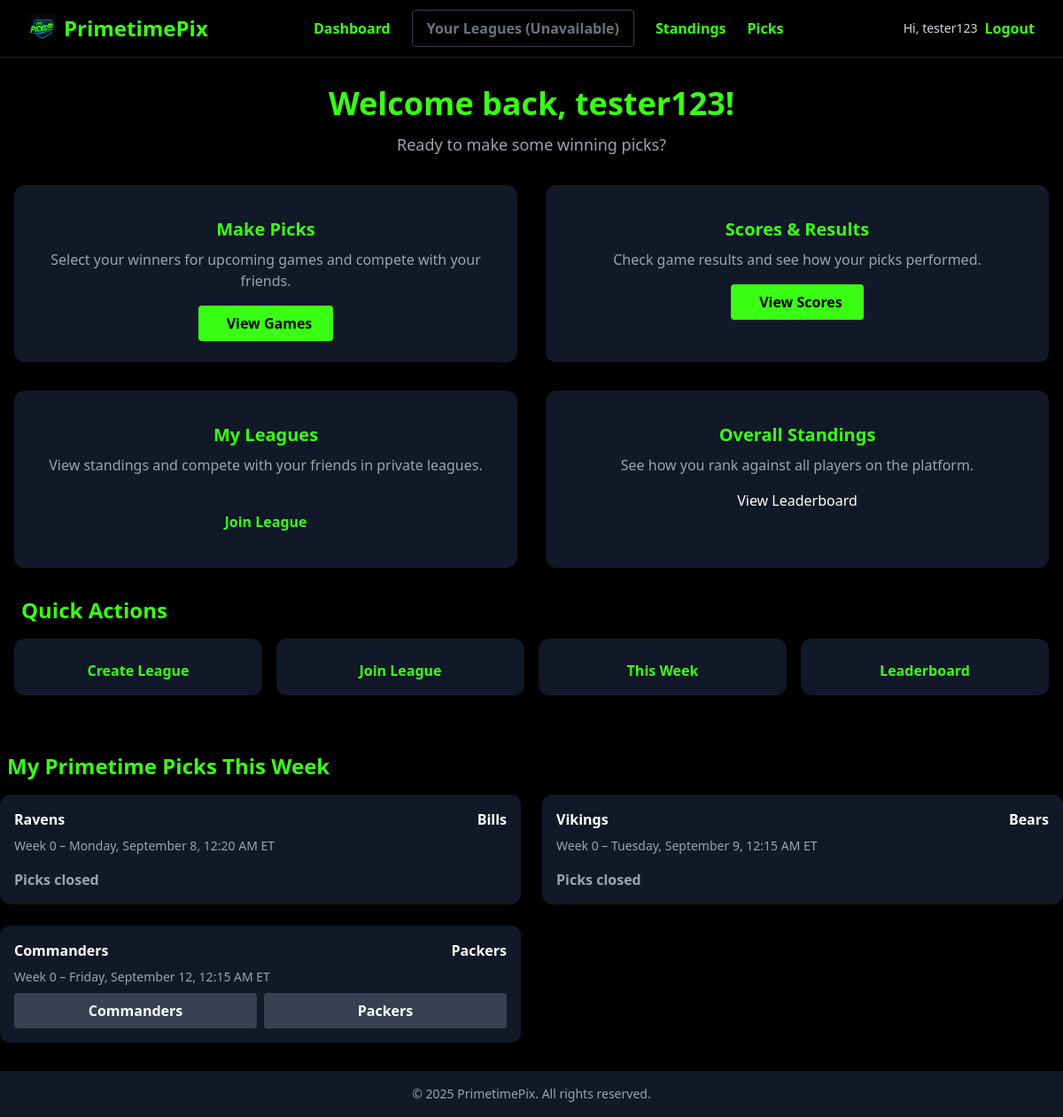
The app's page /users/dashboard/ (signed in), older data.
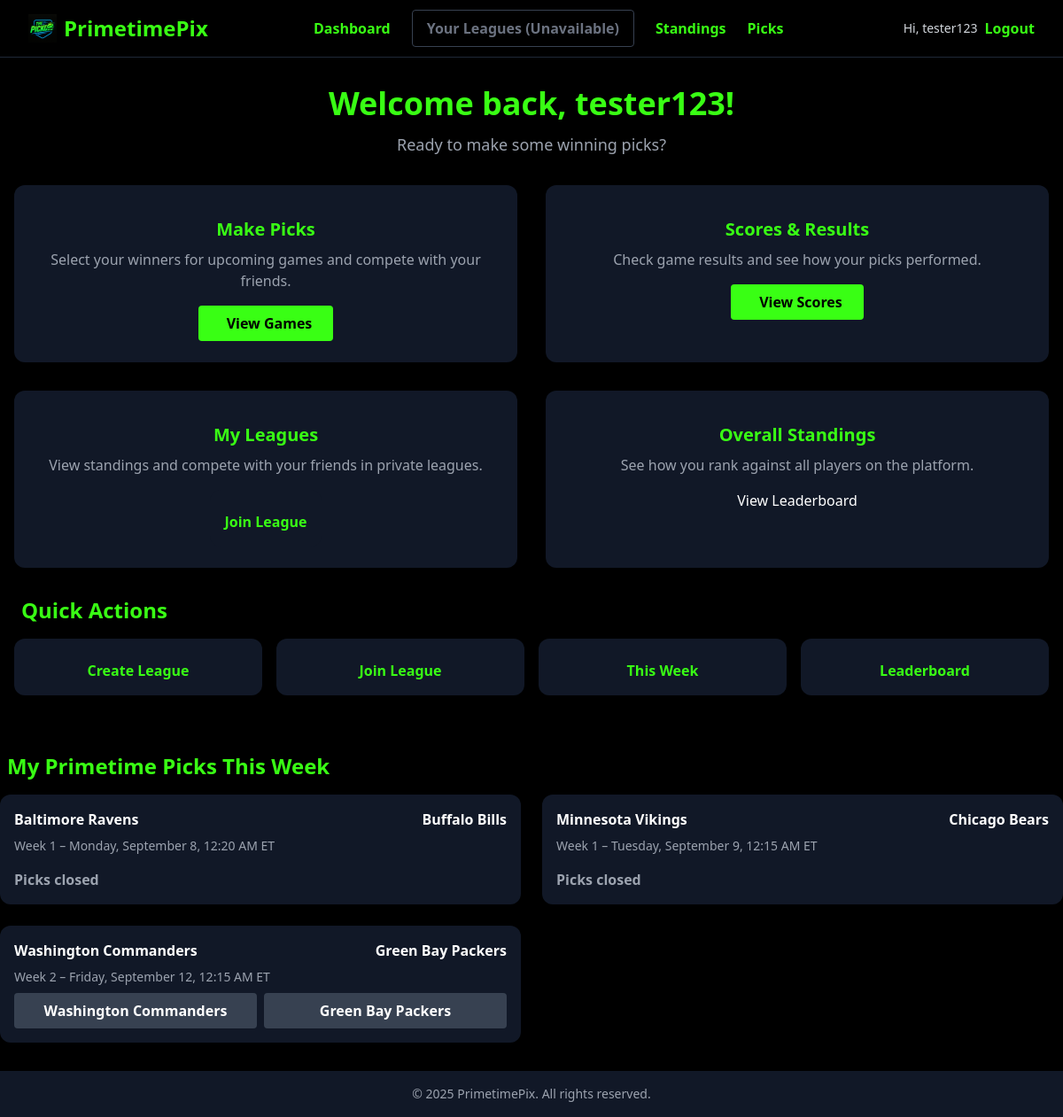
The same page, newer data.
### apps/games/models.py (models this page shows, shortened)
class Game(models.Model):
    SPORT_CHOICES = [
        ('NFL', 'National Football League'),
    ]
    STATUS_CHOICES = [
        ('scheduled', 'Scheduled'),
        ('in_progress', 'In Progress'),
        ('final', 'Final'),
        ('cancelled', 'Cancelled'),
    ]
    GAME_TYPE_CHOICES = [
        ('regular', 'Regular Season'),
        ('playoff', 'Playoff'),
        ('superbowl', 'Super Bowl'),
        ('wildcard', 'Wild Card'),
        ('divisional', 'Divisional'),
        ('conference', 'Conference Championship'),
    ]
    TEAM_LOGOS = {
        'Cardinals': 'https://a.espncdn.com/i/teamlogos/nfl/500/ari.png',
        'Falcons': 'https://a.espncdn.com/i/teamlogos/nfl/500/atl.png',
        'Ravens': 'https://a.espncdn.com/i/teamlogos/nfl/500/bal.png',
        'Bills': 'https://a.espncdn.com/i/teamlogos/nfl/500/buf.png',
        'Panthers': 'https://a.espncdn.com/i/teamlogos/nfl/500/car.png',
        'Bears': 'https://a.espncdn.com/i/teamlogos/nfl/500/chi.png',
        'Bengals': 'https://a.espncdn.com/i/teamlogos/nfl/500/cin.png',
        'Browns': 'https://a.espncdn.com/i/teamlogos/nfl/500/cle.png',
        'Cowboys': 'https://a.espncdn.com/i/teamlogos/nfl/500/dal.png',
        'Broncos': 'https://a.espncdn.com/i/teamlogos/nfl/500/den.png',
        'Lions': 'https://a.espncdn.com/i/teamlogos/nfl/500/det.png',
        'Packers': 'https://a.espncdn.com/i/teamlogos/nfl/500/gb.png',
        'Texans': 'https://a.espncdn.com/i/teamlogos/nfl/500/hou.png',
        'Colts': 'https://a.espncdn.com/i/teamlogos/nfl/500/ind.png',
        'Jaguars': 'https://a.espncdn.com/i/teamlogos/nfl/500/jax.png',
        'Chiefs': 'https://a.espncdn.com/i/teamlogos/nfl/500/kc.png',
        'Raiders': 'https://a.espncdn.com/i/teamlogos/nfl/500/lv.png',
        'Chargers': 'https://a.espncdn.com/i/teamlogos/nfl/500/lac.png',
        'Rams': 'https://a.espncdn.com/i/teamlogos/nfl/500/lar.png',
        'Dolphins': 'https://a.espncdn.com/i/teamlogos/nfl/500/mia.png',
        'Vikings': 'https://a.espncdn.com/i/teamlogos/nfl/500/min.png',
        'Patriots': 'https://a.espncdn.com/i/teamlogos/nfl/500/ne.png',
        'Saints': 'https://a.espncdn.com/i/teamlogos/nfl/500/no.png',
        'Giants': 'https://a.espncdn.com/i/teamlogos/nfl/500/nyg.png',
        'Jets': 'https://a.espncdn.com/i/teamlogos/nfl/500/nyj.png',
        'Eagles': 'https://a.espncdn.com/i/teamlogos/nfl/500/phi.png',
        'Steelers': 'https://a.espncdn.com/i/teamlogos/nfl/500/pit.png',
        '49ers': 'https://a.espncdn.com/i/teamlogos/nfl/500/sf.png',
        'Seahawks': 'https://a.espncdn.com/i/teamlogos/nfl/500/sea.png',
        'Buccaneers': 'https://a.espncdn.com/i/teamlogos/nfl/500/tb.png',
        'Titans': 'https://a.espncdn.com/i/teamlogos/nfl/500/ten.png',
        'Commanders': 'https://a.espncdn.com/i/teamlogos/nfl/500/wsh.png',
        'Washington': 'https://a.espncdn.com/i/teamlogos/nfl/500/wsh.png',
    }
    game_id = models.CharField(max_length=100, unique=True, default="default_game_id")
    season = models.IntegerField()
    week = models.IntegerField()
    game_type = models.CharField(max_length=20, choices=GAME_TYPE_CHOICES, default='regular')
    start_time = models.DateTimeField(db_index=True)
    home_team = models.CharField(max_length=50)
    away_team = models.CharField(max_length=50)
    home_score = models.IntegerField(null=True, blank=True)
    away_score = models.IntegerField(null=True, blank=True)
    status = models.CharField(max_length=20, choices=STATUS_CHOICES, default='scheduled')
    created_at = models.DateTimeField(auto_now_add=True)
    updated_at = models.DateTimeField(auto_now=True)
    class Meta:
        ordering = ['start_time']
    @property
    def start_time_et(self):
        if not self.start_time:
            return None
        eastern = pytz.timezone('US/Eastern')
        dt = self.start_time
        if timezone.is_naive(dt):
            dt = pytz.UTC.localize(dt)
        return dt.astimezone(eastern)
    @property
    def has_started(self):
        dt = self.start_time
        if timezone.is_naive(dt):
            dt = pytz.UTC.localize(dt)
        return timezone.now() >= dt
    @property
    def is_primetime(self):
        if not self.start_time:
            return False
        if self.game_type in ['playoff', 'wildcard', 'divisional', 'conference', 'superbowl']:
            return True
        et_time = self.start_time_et
        if not et_time:
            return False
        game_date = et_time.date()
        game_time = et_time.time()
        weekday = et_time.weekday()
        if self._is_holiday_game(game_date):
            return True
        if weekday == 3 and game_time >= time(19, 0):
            return True
        if weekday == 6 and game_time >= time(20, 0):
            return True
        if weekday == 0 and game_time >= time(19, 0):
            return True
        if weekday == 5 and game_time >= time(16, 30):
            return True
        return False
    def _is_holiday_game(self, game_date):
        year = game_date.year
        thanksgiving = self._get_thanksgiving_date(year)
        if game_date == thanksgiving:
            return True
        if game_date.month == 12 and game_date.day in [24, 25, 31]:
            return True
        if game_date.month == 1 and game_date.day == 1:
            return True
        return False
    def _get_thanksgiving_date(self, year):
        nov1 = date(year, 11, 1)
        days_until_thursday = (3 - nov1.weekday()) % 7
        first_thursday = nov1 + timedelta(days=days_until_thursday)
        return first_thursday + timedelta(weeks=3)
    def can_make_picks(self):
        return not self.has_started

### apps/users/views.py (the view)
# urls.py: path('dashboard/', views.dashboard, name='dashboard'),
@login_required
def dashboard(request):
    user = request.user
    leagues = user.leagues.all()
    league = leagues.first() if leagues.exists() else None
    current_week_start, current_week_end = get_current_week_dates()
    primetime_games = Game.objects.filter(
        start_time__date__gte=current_week_start,
        start_time__date__lte=current_week_end,
    ).order_by("week", "start_time")
    primetime_games = [g for g in primetime_games if is_primetime_game(g)]
    user_picks_qs = Pick.objects.filter(user=user, game__in=primetime_games).select_related("game")
    picks_dict = {p.game.id: p for p in user_picks_qs}
    for game in primetime_games:
        game.user_pick = picks_dict.get(game.id)
        game.locked = not game.can_make_picks()
    context = {
        'user': user,
        'league': league,
        'primetime_games': primetime_games,
    }
    return render(request, 'user_dashboard.html', context)

### apps/games/utils.py (called while the page is built)
def get_current_week_dates():
    today = timezone.now().date()
    days_since_monday = today.weekday()
    week_start = today - timedelta(days=days_since_monday)
    week_end = week_start + timedelta(days=6)
    return week_start, week_end

def is_primetime_game(game):
    try:
        if hasattr(game, 'is_primetime'):
            return game.is_primetime
        eastern = pytz.timezone('US/Eastern')
        et_time = game.start_time.astimezone(eastern)
        return et_time.time() >= PRIMETIME_START
    except (AttributeError, TypeError):
        return False

### apps/picks/context_processors.py (called while the page is built)
def user_leagues(request):
    if request.user.is_authenticated:
        leagues = League.objects.filter(is_approved=True, members=request.user)
        return {'user_leagues': leagues}
    return {'user_leagues': []}

### apps/users/templates/user_dashboard.html (shortened to what this page needs)
{% extends 'nflpix/base.html' %}
{% block content %}
<div class="max-w-7xl mx-auto px-4 py-8">
  <div class="text-center mb-8">
    <h1 class="text-4xl font-extrabold text-neon mb-3 font-orbitron">
      Welcome back, {{ user.username }}!
    </h1>
    <p class="text-lg text-gray-400">Ready to make some winning picks?</p>
  </div>
  <div class="grid grid-cols-1 md:grid-cols-2 gap-8 mb-8">
    <div class="bg-gray-900 rounded-xl shadow-neon p-6 flex flex-col items-center text-center">
      <h5 class="text-xl font-bold text-neon mb-2">Make Picks</h5>
      <p class="text-gray-400 mb-4">Select your winners for upcoming games and compete with your friends.</p>
      <a href="{% url 'schedule' %}" class="bg-neon text-black font-bold px-6 py-2 rounded hover:bg-green-400 transition flex items-center justify-center">
        View Games
      </a>
    </div>
    <div class="bg-gray-900 rounded-xl shadow-neon p-6 flex flex-col items-center text-center">
      <h5 class="text-xl font-bold text-neon mb-2">Scores & Results</h5>
      <p class="text-gray-400 mb-4">Check game results and see how your picks performed.</p>
      <a href="{% url 'view_score' %}" class="bg-neon text-black font-bold px-6 py-2 rounded hover:bg-green-400 transition flex items-center justify-center">
        View Scores
      </a>
    </div>
    <div class="bg-gray-900 rounded-xl shadow-neon p-6 flex flex-col items-center text-center">
      <h5 class="text-xl font-bold text-neon mb-2">My Leagues</h5>
      <p class="text-gray-400 mb-4">View standings and compete with your friends in private leagues.</p>
      {% if league %}
        <a href="{% url 'league_detail_no_id' %}" class="bg-neon text-black font-bold px-6 py-2 rounded hover:bg-green-400 transition flex items-center justify-center">
          <i class="fas fa-list mr-2"></i>View Leagues
        </a>
      {% else %}
        <a href="{% url 'league_detail_no_id' %}" class="bg-gray-900 rounded-xl shadow-neon p-4 flex flex-col items-center hover:bg-gray-800 transition">
          <span class="text-neon font-semibold">Join League</span>
        </a>
      {% endif %}
    </div>
    <div class="bg-gray-900 rounded-xl shadow-neon p-6 flex flex-col items-center text-center">
      <h5 class="text-xl font-bold text-neon mb-2">Overall Standings</h5>
      <p class="text-gray-400 mb-4">See how you rank against all players on the platform.</p>
        View Leaderboard
    </div>
  </div>
  <div class="mb-8">
    <h3 class="text-neon text-2xl font-bold mb-4 flex items-center">
      Quick Actions
    </h3>
    <div class="grid grid-cols-2 md:grid-cols-4 gap-4">
      <a href="{% url 'league_create_request' %}" class="bg-gray-900 rounded-xl shadow-neon p-4 flex flex-col items-center hover:bg-gray-800 transition">
        <span class="text-neon font-semibold">Create League</span>
      </a>
      <a href="{% url 'league_detail_no_id' %}" class="bg-gray-900 rounded-xl shadow-neon p-4 flex flex-col items-center hover:bg-gray-800 transition">
        <span class="text-neon font-semibold">Join League</span>
      </a>
      <a href="{% url 'schedule' %}" class="bg-gray-900 rounded-xl shadow-neon p-4 flex flex-col items-center hover:bg-gray-800 transition">
        <span class="text-neon font-semibold">This Week</span>
      </a>
      <a href="{% url 'general_standings' %}" class="bg-gray-900 rounded-xl shadow-neon p-4 flex flex-col items-center hover:bg-gray-800 transition">
        <span class="text-neon font-semibold">Leaderboard</span>
      </a>
    </div>
  </div>
</div>
<div class="mb-8">
  <h3 class="text-neon text-2xl font-bold mb-4 flex items-center">
    My Primetime Picks This Week
  </h3>
  {% if primetime_games %}
  <div class="grid grid-cols-1 md:grid-cols-2 gap-6">
    {% for game in primetime_games %}
    <div class="bg-gray-900 rounded-xl shadow-neon p-4 flex flex-col">
      <div class="flex justify-between items-center mb-2">
        <span class="font-semibold">{{ game.away_team }}</span>
        <span class="font-semibold">{{ game.home_team }}</span>
      </div>
      <div class="text-gray-400 text-sm mb-2">
        Week {{ game.week }} –
        {% if game.start_time_et %}
          {{ game.start_time_et|date:"l, F j, g:i A" }} ET
        {% else %}
          Time TBD
        {% endif %}
      </div>
      {% if not game.locked %}
      <form method="post" action="{% url 'schedule' %}?league={{ league.id }}">
        <div class="flex space-x-2">
          <button type="submit" name="pick_{{ game.id }}" value="away"
                  class="flex-1 bg-gray-700 hover:bg-gray-600 text-white font-bold py-2 rounded">
            {{ game.away_team }}
          </button>
          <button type="submit" name="pick_{{ game.id }}" value="home"
                  class="flex-1 bg-gray-700 hover:bg-gray-600 text-white font-bold py-2 rounded">
            {{ game.home_team }}
          </button>
        </div>
      </form>
      {% else %}
      <div class="text-gray-400 font-semibold mt-2">
        Picks closed
      </div>
      {% endif %}
    </div>
    {% endfor %}
  </div>
  {% else %}
  <div class="text-gray-400 mt-4">
    No primetime games available this week.
  </div>
  {% endif %}
</div>
{% endblock %}

### primetimepix/templates/nflpix/base.html (shortened to what this page needs)
{% load static %}
<!DOCTYPE html>
<html lang="en">
<head>
  <script src="https://cdn.tailwindcss.com"></script>
  <link rel="stylesheet" href="{% static 'css/style.css' %}">
</head>
<body class="bg-black text-white font-sans min-h-screen flex flex-col">
  {% include 'nflpix/navbar.html' %}
  {% block content %}{% endblock %}
  <footer class="bg-gray-900 text-center text-sm text-gray-400 py-4">
    © 2025 PrimetimePix. All rights reserved.
  </footer>
</body>
</html>

### primetimepix/templates/nflpix/navbar.html (shortened to what this page needs)
{% load static %}
<nav class="bg-black border-b border-gray-800">
  <div class="max-w-7xl mx-auto px-4 sm:px-6 lg:px-8">
    <div class="flex justify-between items-center h-16">
    <a href="{% url 'landing_page' %}" class="flex items-center space-x-2">
  <img src="{% static 'img/pickemlogo.png' %}" alt="PrimetimePix Logo" class="h-8 w-auto">
  <span class="text-neon font-bold text-2xl font-orbitron">PrimetimePix</span>
</a>
      <div class="hidden md:flex items-center space-x-6">
        <a href="{% url 'dashboard' %}" class="nav-link">Dashboard</a>
        {% if league %}
          <a href="{% url 'league_detail' league.id %}" class="nav-link border border-indigo-600 text-indigo-400 px-4 py-2 rounded hover:bg-indigo-900 transition">Your Leagues</a>
        {% else %}
          <span class="nav-link border border-gray-700 text-gray-500 px-4 py-2 rounded cursor-not-allowed">Your Leagues (Unavailable)</span>
        {% endif %}
        <a href="{% url 'standings' %}" class="nav-link">Standings</a>
        <a href="{% url 'schedule' %}" class="nav-link">Picks</a>
      </div>
      <div class="hidden md:flex items-center ml-4">
        {% if user.is_authenticated %}
          <span class="text-gray-300 text-sm">Hi, {{ user.username }}</span>
          <a href="{% url 'logout' %}" class="ml-2 nav-link">Logout</a>
        {% else %}
          <a href="{% url 'login' %}" class="nav-link">Login</a>
          <a href="{% url 'signup' %}" class="nav-link">Sign Up</a>
        {% endif %}
      </div>
    </div>
  </div>
</nav>

### primetimepix/static/css/style.css (style rules this page uses)
body { font-family: 'Orbitron', sans-serif; background-color: #000; color: #f0f0f0; }
.nav-link { color: #39ff14; font-weight: 600; transition: all 0.2s ease-in-out; }
.text-neon { color: #39ff14; }
.bg-neon { background-color: #39ff14; }
::placeholder { color: #888; }

Row changes from the older to the newer data that the page shows:
changed Game "Monday, September 8, 12:20 AM": away_team "Ravens" → "Baltimore Ravens"; home_team "Bills" → "Buffalo Bills"; week "0" → "1"
changed Game "Tuesday, September 9, 12:15 AM": away_team "Vikings" → "Minnesota Vikings"; home_team "Bears" → "Chicago Bears"; week "0" → "1"
changed Game "Friday, September 12, 12:15 AM": away_team "Commanders" → "Washington Commanders"; home_team "Packers" → "Green Bay Packers"; week "0" → "2"
